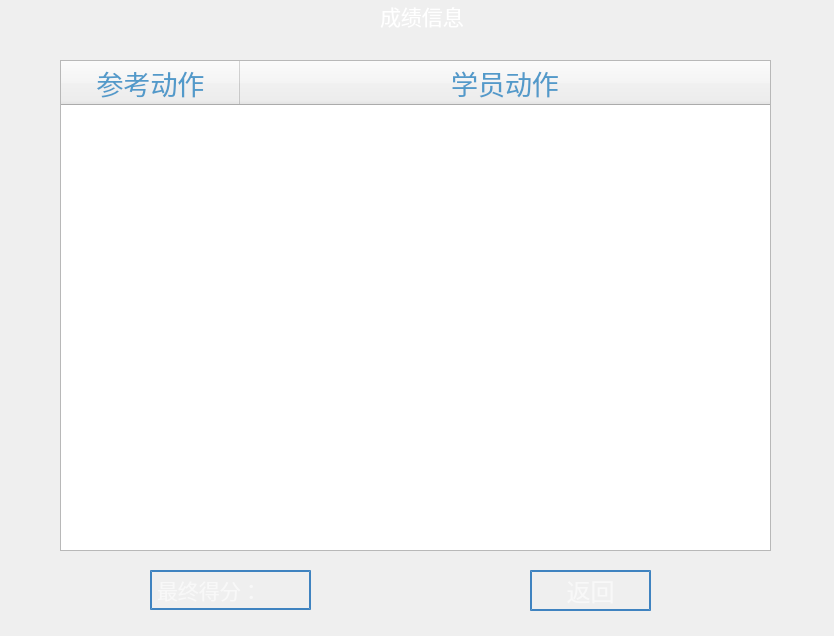
<?xml version="1.0" encoding="UTF-8"?>
<ui version="4.0">
 <class>Form</class>
 <widget class="QWidget" name="Form">
  <property name="geometry">
   <rect>
    <x>0</x>
    <y>0</y>
    <width>834</width>
    <height>636</height>
   </rect>
  </property>
  <property name="windowTitle">
   <string>Form</string>
  </property>
  <property name="autoFillBackground">
   <bool>false</bool>
  </property>
  <property name="styleSheet">
   <string notr="true"/>
  </property>
  <widget class="QTableWidget" name="tableWidget">
   <property name="enabled">
    <bool>true</bool>
   </property>
   <property name="geometry">
    <rect>
     <x>60</x>
     <y>60</y>
     <width>711</width>
     <height>491</height>
    </rect>
   </property>
   <property name="font">
    <font>
     <family>宋体</family>
     <pointsize>20</pointsize>
    </font>
   </property>
   <property name="styleSheet">
    <string notr="true">alternate-background-color: rgba(56, 97, 139,  105);
background-color: rgba(5, 24, 63, 125);
pane{border: -1px;top:-2px;left: 1px;}</string>
   </property>
   <property name="editTriggers">
    <set>QAbstractItemView::NoEditTriggers</set>
   </property>
   <property name="alternatingRowColors">
    <bool>true</bool>
   </property>
   <property name="showGrid">
    <bool>false</bool>
   </property>
   <property name="gridStyle">
    <enum>Qt::NoPen</enum>
   </property>
   <attribute name="horizontalHeaderVisible">
    <bool>true</bool>
   </attribute>
   <attribute name="horizontalHeaderCascadingSectionResizes">
    <bool>false</bool>
   </attribute>
   <attribute name="horizontalHeaderDefaultSectionSize">
    <number>179</number>
   </attribute>
   <attribute name="horizontalHeaderShowSortIndicator" stdset="0">
    <bool>false</bool>
   </attribute>
   <attribute name="horizontalHeaderStretchLastSection">
    <bool>true</bool>
   </attribute>
   <attribute name="verticalHeaderStretchLastSection">
    <bool>false</bool>
   </attribute>
   <column>
    <property name="text">
     <string>参考动作</string>
    </property>
    <property name="font">
     <font>
      <family>微软雅黑</family>
      <pointsize>20</pointsize>
     </font>
    </property>
    <property name="background">
     <color alpha="125">
      <red>23</red>
      <green>56</green>
      <blue>88</blue>
     </color>
    </property>
    <property name="foreground">
     <brush brushstyle="SolidPattern">
      <color alpha="255">
       <red>82</red>
       <green>154</green>
       <blue>202</blue>
      </color>
     </brush>
    </property>
   </column>
   <column>
    <property name="text">
     <string>学员动作</string>
    </property>
    <property name="font">
     <font>
      <family>微软雅黑</family>
      <pointsize>20</pointsize>
     </font>
    </property>
    <property name="foreground">
     <brush brushstyle="SolidPattern">
      <color alpha="255">
       <red>82</red>
       <green>154</green>
       <blue>202</blue>
      </color>
     </brush>
    </property>
   </column>
  </widget>
  <widget class="QLabel" name="label">
   <property name="geometry">
    <rect>
     <x>150</x>
     <y>570</y>
     <width>161</width>
     <height>40</height>
    </rect>
   </property>
   <property name="font">
    <font>
     <family>微软雅黑</family>
     <pointsize>16</pointsize>
    </font>
   </property>
   <property name="styleSheet">
    <string notr="true">border:2px solid rgba(14, 101, 178, 200);
color: rgba(255, 255, 255, 150);</string>
   </property>
   <property name="text">
    <string>最终得分：</string>
   </property>
  </widget>
  <widget class="QPushButton" name="pushButton">
   <property name="geometry">
    <rect>
     <x>530</x>
     <y>570</y>
     <width>121</width>
     <height>41</height>
    </rect>
   </property>
   <property name="font">
    <font>
     <family>微软雅黑</family>
     <pointsize>18</pointsize>
    </font>
   </property>
   <property name="styleSheet">
    <string notr="true">border:2px solid rgba(14, 101, 178, 200);
color: rgba(255, 255, 255, 150);</string>
   </property>
   <property name="text">
    <string>返回</string>
   </property>
  </widget>
  <widget class="QLabel" name="label_background">
   <property name="geometry">
    <rect>
     <x>0</x>
     <y>0</y>
     <width>861</width>
     <height>631</height>
    </rect>
   </property>
   <property name="text">
    <string/>
   </property>
   <property name="pixmap">
    <pixmap resource="../res.qrc">:/background/figs/icon/弹窗BG1.png</pixmap>
   </property>
   <property name="scaledContents">
    <bool>false</bool>
   </property>
  </widget>
  <widget class="QLabel" name="label_title">
   <property name="geometry">
    <rect>
     <x>380</x>
     <y>0</y>
     <width>91</width>
     <height>31</height>
    </rect>
   </property>
   <property name="font">
    <font>
     <family>微软雅黑</family>
     <pointsize>16</pointsize>
    </font>
   </property>
   <property name="styleSheet">
    <string notr="true">color: rgb(255, 255, 255);</string>
   </property>
   <property name="text">
    <string>成绩信息</string>
   </property>
  </widget>
  <zorder>label_background</zorder>
  <zorder>tableWidget</zorder>
  <zorder>label</zorder>
  <zorder>pushButton</zorder>
  <zorder>label_title</zorder>
 </widget>
 <resources>
  <include location="../res.qrc"/>
 </resources>
 <connections/>
</ui>
